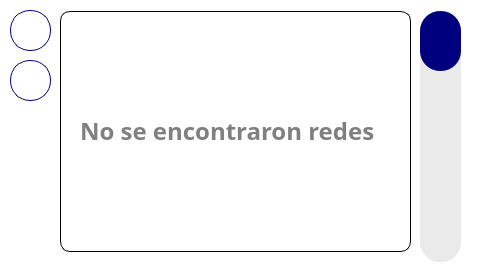
<?xml version="1.0" encoding="UTF-8"?>
<ui version="4.0">
 <class>MainWindow</class>
 <widget class="QMainWindow" name="MainWindow">
  <property name="geometry">
   <rect>
    <x>0</x>
    <y>0</y>
    <width>480</width>
    <height>272</height>
   </rect>
  </property>
  <property name="windowTitle">
   <string>MainWindow</string>
  </property>
  <property name="styleSheet">
   <string notr="true">background-color: white;
font-family: Poppins;
font-size:18px;
font-weight: 500;</string>
  </property>
  <widget class="QWidget" name="centralwidget">
   <property name="styleSheet">
    <string notr="true">QPushButton {
	height: 40px;
	border-radius: 20px;
	border: 1px solid #00007f;
	background-color: white;
	color: #00007f;
}</string>
   </property>
   <widget class="QPushButton" name="backBtn">
    <property name="geometry">
     <rect>
      <x>10</x>
      <y>10</y>
      <width>41</width>
      <height>41</height>
     </rect>
    </property>
    <property name="styleSheet">
     <string notr="true"/>
    </property>
    <property name="text">
     <string/>
    </property>
   </widget>
   <widget class="QListView" name="networkList">
    <property name="geometry">
     <rect>
      <x>60</x>
      <y>11</y>
      <width>351</width>
      <height>241</height>
     </rect>
    </property>
    <property name="styleSheet">
     <string notr="true">border: 1px solid black;
border-radius: 10px;</string>
    </property>
    <property name="verticalScrollBarPolicy">
     <enum>Qt::ScrollBarAlwaysOff</enum>
    </property>
    <property name="horizontalScrollBarPolicy">
     <enum>Qt::ScrollBarAlwaysOff</enum>
    </property>
   </widget>
   <widget class="QSlider" name="verticalSlider">
    <property name="geometry">
     <rect>
      <x>420</x>
      <y>11</y>
      <width>41</width>
      <height>251</height>
     </rect>
    </property>
    <property name="styleSheet">
     <string notr="true">QSlider::groove:vertical{ 
	background-color: rgb(234, 234, 234);
	height: 251px;
	border-radius: 20px;
}

QSlider::handle:vertical { 
	background-color: #00007f;
    height: 60px;
    width: 20px;
    line-height: 10px; 
	margin-top: 0px; 
	margin-bottom: 0px;
	border-radius: 20px; 
}

QSlider{
	background-color: rgb(234, 234, 234);
	border-radius: 20px;
}

</string>
    </property>
    <property name="pageStep">
     <number>2</number>
    </property>
    <property name="value">
     <number>0</number>
    </property>
    <property name="orientation">
     <enum>Qt::Vertical</enum>
    </property>
    <property name="invertedAppearance">
     <bool>true</bool>
    </property>
    <property name="invertedControls">
     <bool>false</bool>
    </property>
   </widget>
   <widget class="QLabel" name="infoLbl">
    <property name="enabled">
     <bool>true</bool>
    </property>
    <property name="geometry">
     <rect>
      <x>80</x>
      <y>90</y>
      <width>321</width>
      <height>81</height>
     </rect>
    </property>
    <property name="styleSheet">
     <string notr="true">color: grey;
font-size: 24px;</string>
    </property>
    <property name="text">
     <string>No se encontraron redes</string>
    </property>
   </widget>
   <widget class="QPushButton" name="refreshBtn">
    <property name="geometry">
     <rect>
      <x>10</x>
      <y>60</y>
      <width>41</width>
      <height>41</height>
     </rect>
    </property>
    <property name="styleSheet">
     <string notr="true"/>
    </property>
    <property name="text">
     <string/>
    </property>
   </widget>
  </widget>
 </widget>
 <resources/>
 <connections/>
</ui>
